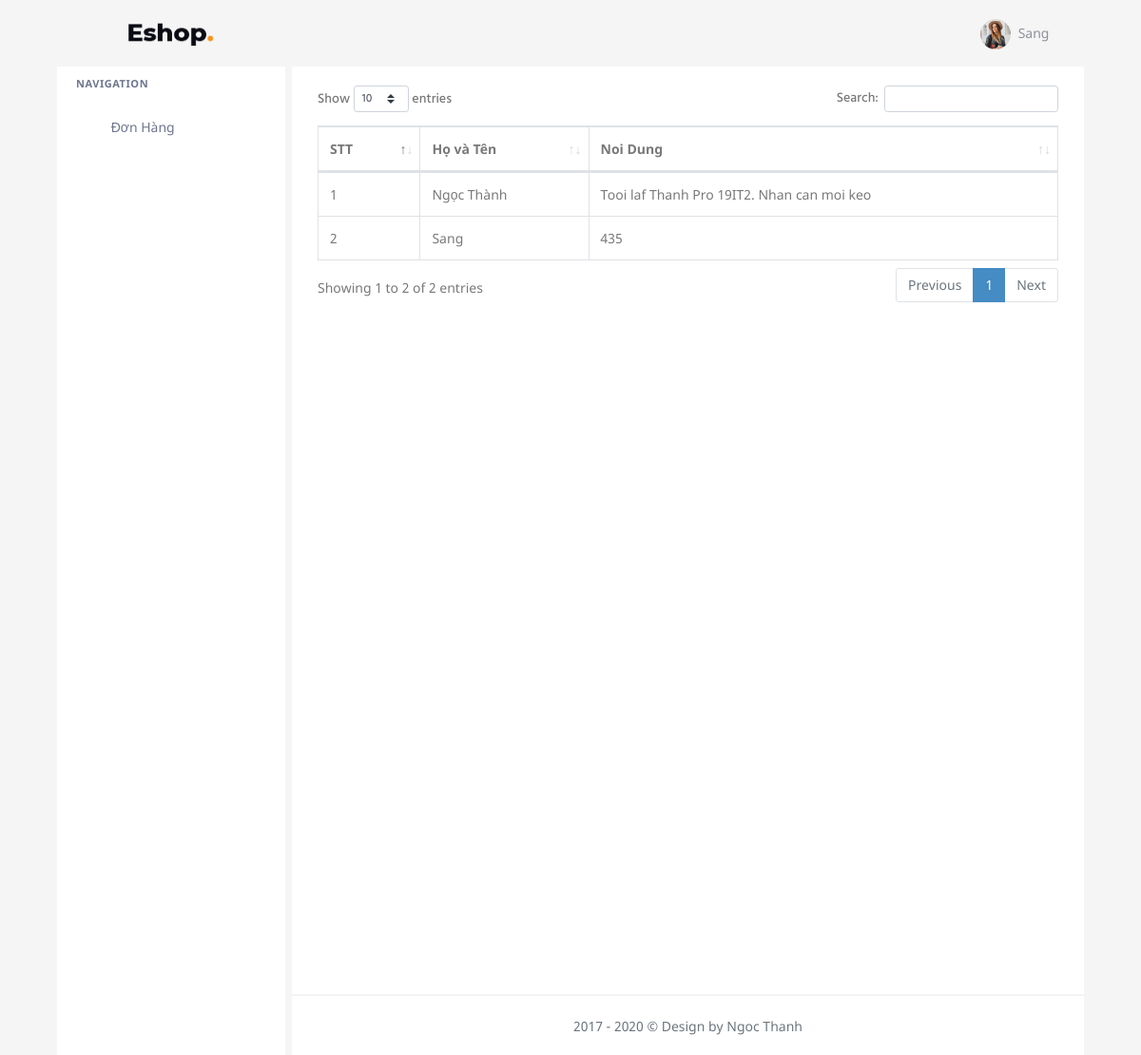
The app's page /danhsachbinhluan.php (signed in) with its own data.
### tables this page shows
CREATE TABLE `users` (
  `ID_User` int(11) NOT NULL,
  `Email_User` varchar(100) NOT NULL,
  `Password_User` varchar(45) NOT NULL,
  `Image_User` varchar(77) NOT NULL,
  `Date_Join_User` datetime NOT NULL DEFAULT current_timestamp(),
  `Name_User` varchar(45) DEFAULT NULL,
  `Phone_User` varchar(12) NOT NULL,
  `Address_User` varchar(5000) NOT NULL,
  `Position` varchar(45) NOT NULL DEFAULT '1'
);

CREATE TABLE `comment` (
  `ID_Comment` int(11) NOT NULL,
  `ID_Product` int(11) NOT NULL,
  `ID_User` varchar(70) NOT NULL,
  `Comment` text NOT NULL,
  `Date_Comment` date NOT NULL DEFAULT current_timestamp(),
  `Admin` int(11) DEFAULT NULL
);

### danhsachbinhluan.php (the view)
<?php
include('header1.php');
?>
<div class="row">
        <div class="col-12">
            <table id="datatable" class="table table-bordered dt-responsive nowrap" style="border-collapse: collapse; border-spacing: 0; width: 100%;">
            <thead>
                <tr>
                    <th scope="col">STT</th>
                    <th scope="col">Họ và Tên</th>
                    <th scope="col">Noi Dung</th>
                </tr>
            </thead>
            <tbody>
            <?php
                $Statement_Comment = "SELECT * FROM comment";
                $Query_Comment =mysqli_query($conn, $Statement_Comment);
                $Stt= 1;
                while ($Display_Comment = mysqli_fetch_assoc($Query_Comment)){
                    $Statement_Users = "SELECT * FROM users WHERE ID_User =".$Display_Comment['ID_User'] ;
                    $Query_Users =mysqli_query($conn, $Statement_Users);
                    $Display_Users = mysqli_fetch_assoc($Query_Users);
                    echo "<tr>";
                    echo '<td>'.$Stt.'</td>';
                    echo "<td>".$Display_Users['Name_User']."</td>";
                    echo "<td>".$Display_Comment['Comment']."</td>";
                    echo "</tr>";
                    $Stt++;
                }
            ?>
            </tbody>
            </table>
        </div>
    </div>
<?php
include('footer1.php');
?>

### header1.php (shortened to what this page needs)
<?php
    include("Connect.php");
    $Email_User = $_SESSION['Email_User'];
    $Statement_Users = "SELECT * FROM `users` WHERE Email_User= '$Email_User'";
    $Query_Users =mysqli_query($conn, $Statement_Users);
    $profile = mysqli_fetch_assoc($Query_Users);
?>
<!DOCTYPE html>
<html lang="en">
    <head>
        <link href="assets/css/bootstrap.min.css" rel="stylesheet" type="text/css" id="bootstrap-stylesheet">
        <link href="assets/css/icons.min.css" rel="stylesheet" type="text/css">
        <link href="assets/css/app.min.css" rel="stylesheet" type="text/css" id="app-stylesheet">
        <link href="assets\libs\datatables\dataTables.bootstrap4.css" rel="stylesheet" type="text/css">
        <link href="assets\libs\datatables\buttons.bootstrap4.css" rel="stylesheet" type="text/css">
        <link href="assets\libs\datatables\responsive.bootstrap4.css" rel="stylesheet" type="text/css">
        <link href="assets\libs\datatables\select.bootstrap4.css" rel="stylesheet" type="text/css">
    </head>
    <body>
        <div id="wrapper">
            <div class="navbar-custom">
                <ul class="list-unstyled topnav-menu float-right mb-0">
                    <li class="dropdown notification-list">
                        <a class="nav-link dropdown-toggle nav-user mr-0" data-toggle="dropdown" href="#" role="button" aria-haspopup="false" aria-expanded="false">
                            <img src="assets/images/users/avatar-1.jpg" alt="user-image" class="rounded-circle">
                            <span class="pro-user-name ml-1">
                            <?php echo $profile['Name_User']; ?>  <i class="mdi mdi-chevron-down"></i>
                            </span>
                        </a>
                    </li>
                </ul>
                <div class="logo-box">
                    <a href="index.php" class="logo text-center logo-dark">
                        <span class="logo-lg">
                            <img src="images/logo.png" alt="" height="26">
                        </span>
                    </a>
                </div>
                <ul class="list-unstyled topnav-menu topnav-menu-left m-0">
                    <li>
                        <button class="button-menu-mobile">
                            <i class="mdi mdi-menu"></i>
                        </button>
                    </li>
                </ul>
            </div>
            <div class="left-side-menu">
                <div id="sidebar-menu">
                    <ul class="metismenu" id="side-menu">
                    <li class="menu-title">Navigation</li>
                        <li>
                            <a href='home.php'>
                                <i class='ti-home'></i>
                                <span> Đơn Hàng </span>
                            </a>
                        </li>
                    </ul>
                </div>
            </div>
            <div class="content-page">
                <div class="content">
                    <div class="container-fluid">

### records on screen
users: Name_User "Sang"
comment: users.Name_User "Ngọc Thành", Comment "Tooi laf Thanh Pro 19IT2. Nhan can moi keo"
comment: users.Name_User "Sang", Comment "435"
